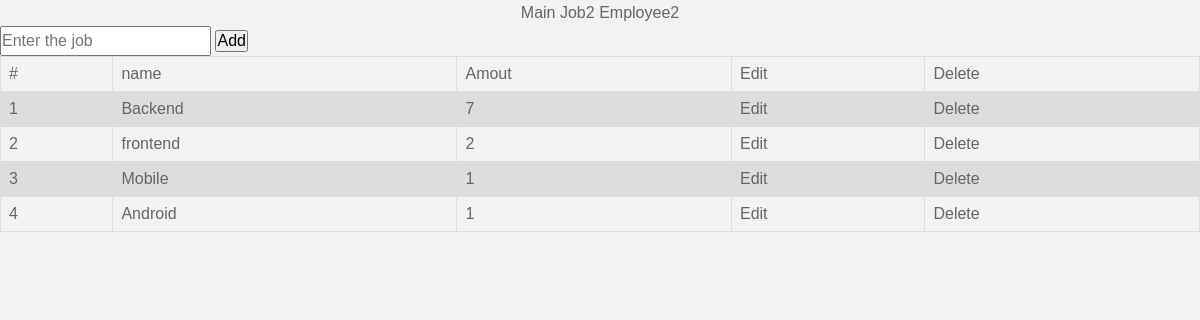
Before: /job2/ with the older database file.
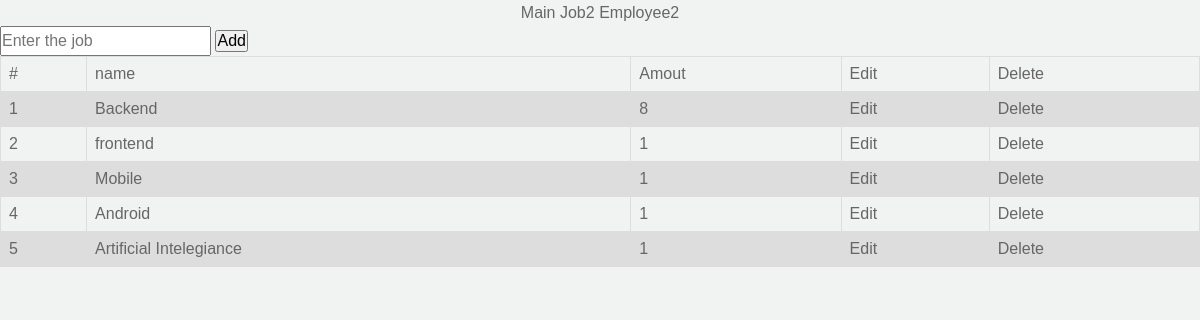
After: the same page with the newer database file.
### main/models.py (models this page shows, shortened)
class BaseJob(models.Model):
    name = models.CharField(max_length=100)

### main/views.py (the view)
# urls.py: path('job2/',Job2),
def Job2(request):
    jobs = BaseJob.objects.all()
    context={
        'jobs':jobs
    }
    return render(request,'job2.html',context)

### template/job2.html (shortened to what this page needs)
{% load static %}
<html>
<link rel="stylesheet" href="{%static 'style.css'%}">
<center>
    <a href="/main2/">Main</a>
    <a href="/job2/">Job2</a>
    <a href="/employee2/">Employee2</a>
</center>
<form action="/add-basejob/" method="post">
    <input type="text" name="basejob" placeholder="Enter the job" value="{{baseedit.name}}">
    <input type="submit" value="Add">
</form>
<table border="1px solid coral" width='100%'>
    <tr>
        <td>#</td>
        <td>name</td>
        <td>Amout</td>
        <td>Edit</td>
        <td>Delete</td>
        </tr>
    {% for i in jobs %}
    <tr>
        <td>{{forloop.counter}}</td>
        {% if baseedit == i %}
        <td>
            <form action="/base-edit/{{baseedit.id}}/" method="post">
                {% csrf_token %}
                <input type="text" name="baseedit" value="{{baseedit.name}}" autofocus>
                <input type="submit" value="Edit" style="display:none">
            </form>
        </td>
        {% else %}
        <td><a href="/filter2/?job={{i.id}}">{{i.name}}</a></td>
        {% endif%}
        <td>{{i.first_second.all.count}}</td>
        <td><a href="/base-edit/{{i.id}}/"> Edit</a></td>
        <td><a href="/base-ochir/{{i.id}}/">Delete</a></td>
    </tr>
    {% endfor %}
</table>
</html>

Changed rows visible on the page:
computed for BaseJob "Backend": first_second.all.count "7" → "8"
computed for BaseJob "frontend": first_second.all.count "2" → "1"
added BaseJob: name "Artificial Intelegiance", first_second.all.count "1"
